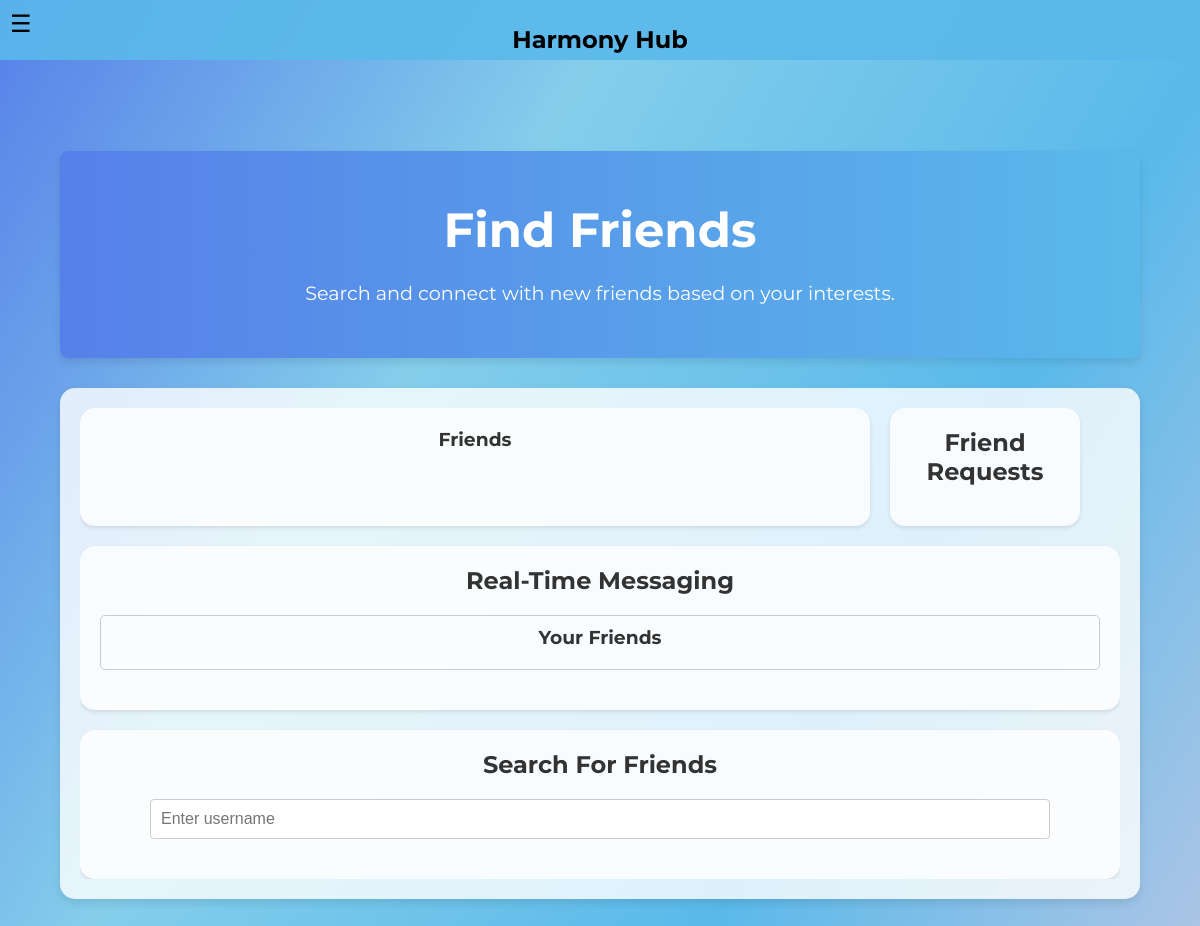
The page /find_friend (signed in) on the database as committed earlier.
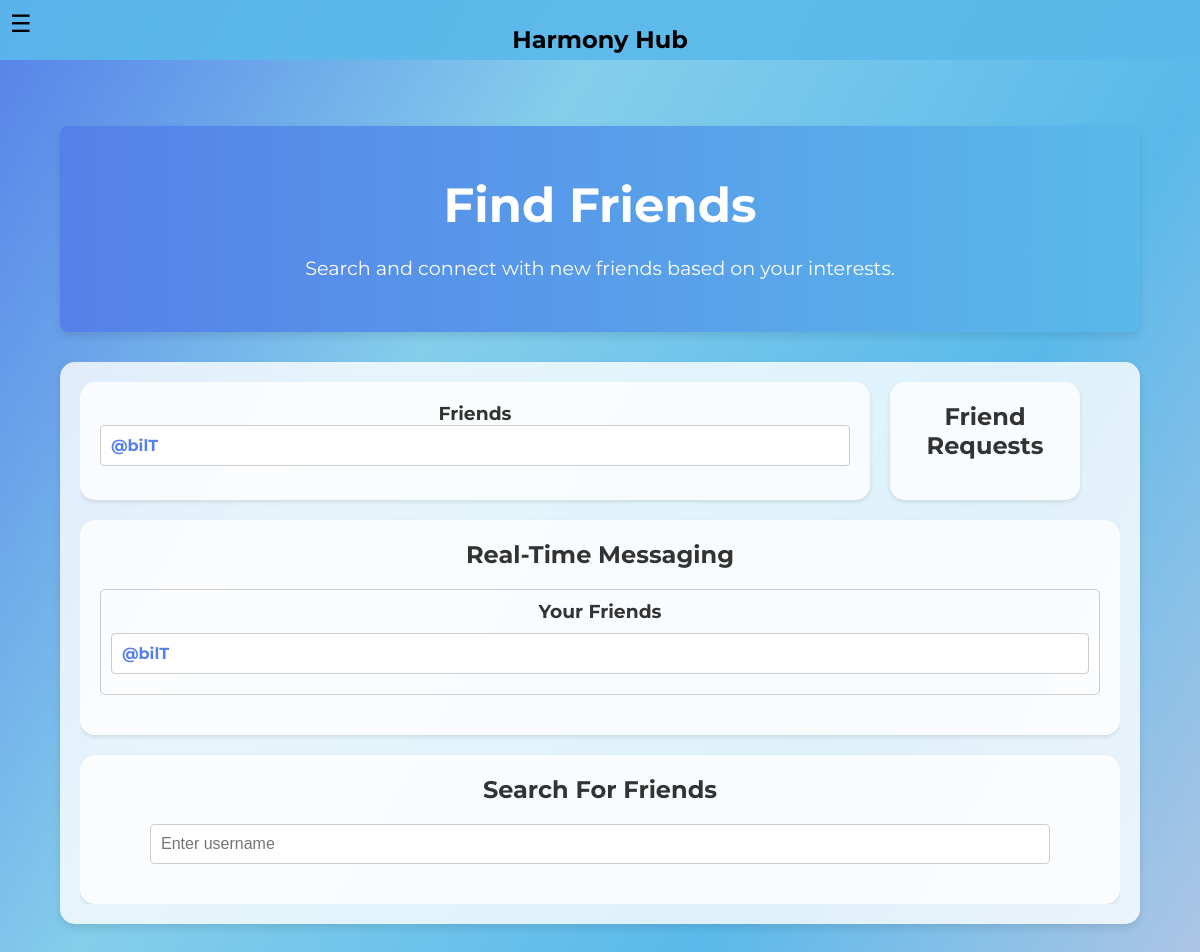
The same page on the database as committed later.
### tables this page shows
CREATE TABLE users (
        id INTEGER PRIMARY KEY AUTOINCREMENT,
        username TEXT UNIQUE NOT NULL,
        email TEXT UNIQUE NOT NULL,
        password TEXT NOT NULL,
        reset_token TEXT
    );

### app.py (the view)
@app.route('/find_friend')
def find_friend():
    if 'username' not in session:
        flash("Please log in to access this page.")
        return redirect(url_for('login'))
    username = session['username']
    conn = get_db_connection()
    user_id = get_user_id_by_username(conn, username)
    friends = get_friends(conn, user_id)
    friend_requests = get_pending_friend_requests(conn, user_id)
    conn.close()
    friends_list = [{'username': friend['username']} for friend in friends]
    friend_requests_list = [{'id': request['id'], 'username': request['username'], 'sender_id': request['sender_id']} for request in friend_requests]
    return render_template('find_friend.html', username=username, friends=friends_list, friend_requests=friend_requests_list)

### app.py (called while the page is built)
def setup_database():
    conn = get_db_connection()
    conn.execute('''
        CREATE TABLE IF NOT EXISTS notifications (
            id INTEGER PRIMARY KEY AUTOINCREMENT,
            user_id INTEGER,
            message TEXT,
            is_read BOOLEAN DEFAULT FALSE,
            created_at TIMESTAMP DEFAULT CURRENT_TIMESTAMP
        )
    ''')
    conn.close()

@app.before_request
def initialize_database():
    setup_database()
    conn = get_db_connection()
    create_tables()
    alter_profiles_table()
    create_leaderboard_table(conn)
    conn.close()

### backend/trivia.py (called while the page is built)
def create_leaderboard_table(conn):
    cursor = conn.cursor()
    cursor.execute('''
    CREATE TABLE IF NOT EXISTS leaderboard (
        id INTEGER PRIMARY KEY AUTOINCREMENT,
        username TEXT UNIQUE NOT NULL,
        score INTEGER DEFAULT 0,
        FOREIGN KEY (username) REFERENCES users (username)
    )
    ''')
    conn.commit()

### backend/user_auth.py (called while the page is built)
def get_db_connection():
    conn = sqlite3.connect('users.db')
    conn.row_factory = sqlite3.Row
    return conn

### templates/find_friend.html (shortened to what this page needs)
<!DOCTYPE html>
<html lang="en">
<head>
    <link rel="stylesheet" href="{{ url_for('static', filename='css/styles.css') }}">
    <link rel="stylesheet" href="https://cdnjs.cloudflare.com/ajax/libs/font-awesome/6.0.0-beta3/css/all.min.css">
</head>
<body>
    <header>
        <button class="menu-toggle" id="menu-toggle">&#9776;</button>
        <h1>Harmony Hub</h1>
    </header>
    <div id="main-container">
        <main class="main-content" id="main-content">
            <section class="welcome-section">
                <div class="container">
                    <h1>Find Friends</h1>
                    <p>Search and connect with new friends based on your interests.</p>
                </div>
            </section>
            <section class="bento-box-section">
                <div class="bento-box-container">
                    <div class="bento-item small">
                        <h3>Friends</h3>
                        <ul id="friends-list" class="user-list">
                            {% for friend in friends %}
                                <li class="user-item"><a href="{{ url_for('view_user_profile', username=friend['username']) }}">@{{ friend['username'] }}</a></li>
                            {% endfor %}
                        </ul>
                    </div>
                    <div class="bento-item small">
                        <h2>Friend Requests</h2>
                    </div>
                    <div class="bento-item large">
                        <h2>Real-Time Messaging</h2>
                        <div id="messagingContent">
                            <div id="friendsList" class="friends-list">
                                <h3>Your Friends</h3>
                                <ul id="friendsForMessaging" class="user-list">
                                    {% for friend in friends %}
                                        <li class="user-item friend-item" data-friend-id="{{ friend['id'] }}">
                                            <a href="#">@{{ friend['username'] }}</a>
                                        </li>
                                    {% endfor %}
                                </ul>
                            </div>
                        </div>
                    </div>
                    <div class="bento-item large">
                        <h2>Search For Friends</h2>
                        <div id="searchFriendsContent">
                            <form class="form-inline my-2 my-lg-0" id="searchForm">
                                <input class="form-control mr-sm-2 input-large" type="search" id="searchInput" placeholder="Enter username" aria-label="Search">
                            </form>
                        </div>
                    </div>
                </div>
            </section>
        </main>
    </div>
</body>
</html>

Rows that differ between the two databases and show on the page:
added users: username "bilT"
